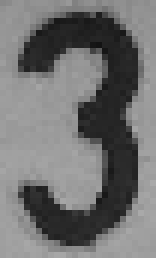
%> input picture code/_not used/2014_04_24 - old/Petr_testy/SPZ_058_3.bmp, 26 x 43 px (shown 6 times larger)
$ octave SURF.m   (GNU Octave 9; MATLAB toolbox functions it lacks are replaced by stand-ins)
%> lines starting %> are read from the running program, lines starting %| are printed output that depends on the picture
close all
clear all
clc

files_number = 8;
rgb = cell(1,files_number);
bw = cell(1,files_number);
bw_resized = cell(1,files_number);
wb_resized = cell(1,files_number);
wb_skel = cell(1,files_number);
points = cell(1,files_number);
features = cell(1,files_number);
valid_points = cell(1,files_number);

names = cell(1,files_number);

rgb{1} = imread('SPZ_058_3.bmp');
rgb{2} = imread('SPZ_058_8.bmp');
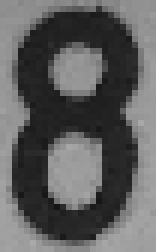
%> input picture code/_not used/2014_04_24 - old/Petr_testy/SPZ_058_8.bmp, 26 x 42 px (shown 6 times larger)
rgb{3} = imread('SPZ_066_8.bmp');
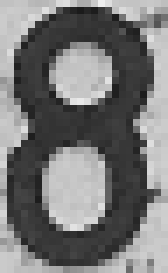
%> input picture code/_not used/2014_04_24 - old/Petr_testy/SPZ_066_8.bmp, 24 x 39 px (shown 7 times larger)
rgb{4} = imread('SPZ_066_B.bmp');
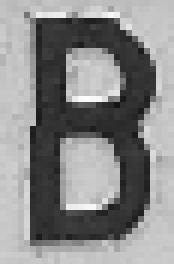
%> input picture code/_not used/2014_04_24 - old/Petr_testy/SPZ_066_B.bmp, 29 x 44 px (shown 6 times larger)
rgb{5} = imread('SPZ_024_8.bmp');
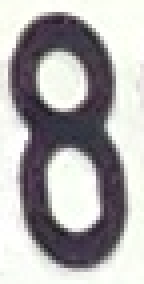
%> input picture code/_not used/2014_04_24 - old/Petr_testy/SPZ_024_8.bmp, 36 x 71 px (shown 4 times larger)
rgb{6} = imread('SPZ_037_8.bmp');
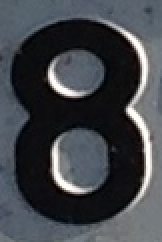
%> input picture code/_not used/2014_04_24 - old/Petr_testy/SPZ_037_8.bmp, 81 x 121 px (shown 2 times larger)
%> (the run ends here)
